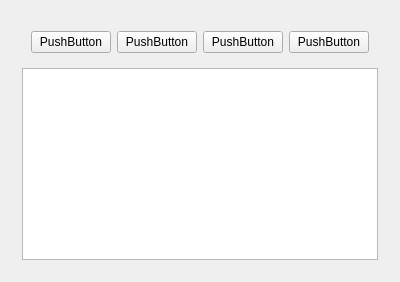
     <widget class="QWidget" name="tab_14">
      <attribute name="title">
       <string>N</string>
      </attribute>
      <layout class="QVBoxLayout" name="verticalLayout_37">
       <item>
        <widget class="QWidget" name="widget" native="true">
         <layout class="QVBoxLayout" name="verticalLayout_38">
          <property name="leftMargin">
           <number>11</number>
          </property>
          <property name="topMargin">
           <number>11</number>
          </property>
          <property name="rightMargin">
           <number>11</number>
          </property>
          <property name="bottomMargin">
           <number>11</number>
          </property>
          <item>
           <widget class="MOverlay" name="Overlay_13" native="true">
            <property name="direction" stdset="0">
             <string>N</string>
            </property>
            <layout class="QHBoxLayout" name="horizontalLayout_15">
             <item>
              <widget class="MPushButton" name="pushButton_54">
               <property name="text">
                <string>PushButton</string>
               </property>
              </widget>
             </item>
             <item>
              <widget class="MPushButton" name="pushButton_55">
               <property name="text">
                <string>PushButton</string>
               </property>
              </widget>
             </item>
             <item>
              <widget class="MPushButton" name="pushButton_56">
               <property name="text">
                <string>PushButton</string>
               </property>
              </widget>
             </item>
             <item>
              <widget class="MPushButton" name="pushButton_57">
               <property name="text">
                <string>PushButton</string>
               </property>
              </widget>
             </item>
            </layout>
           </widget>
          </item>
          <item>
           <layout class="QVBoxLayout" name="verticalLayout_39">
            <item>
             <widget class="QListWidget" name="listWidget_14"/>
            </item>
           </layout>
          </item>
         </layout>
        </widget>
       </item>
      </layout>
     </widget>
